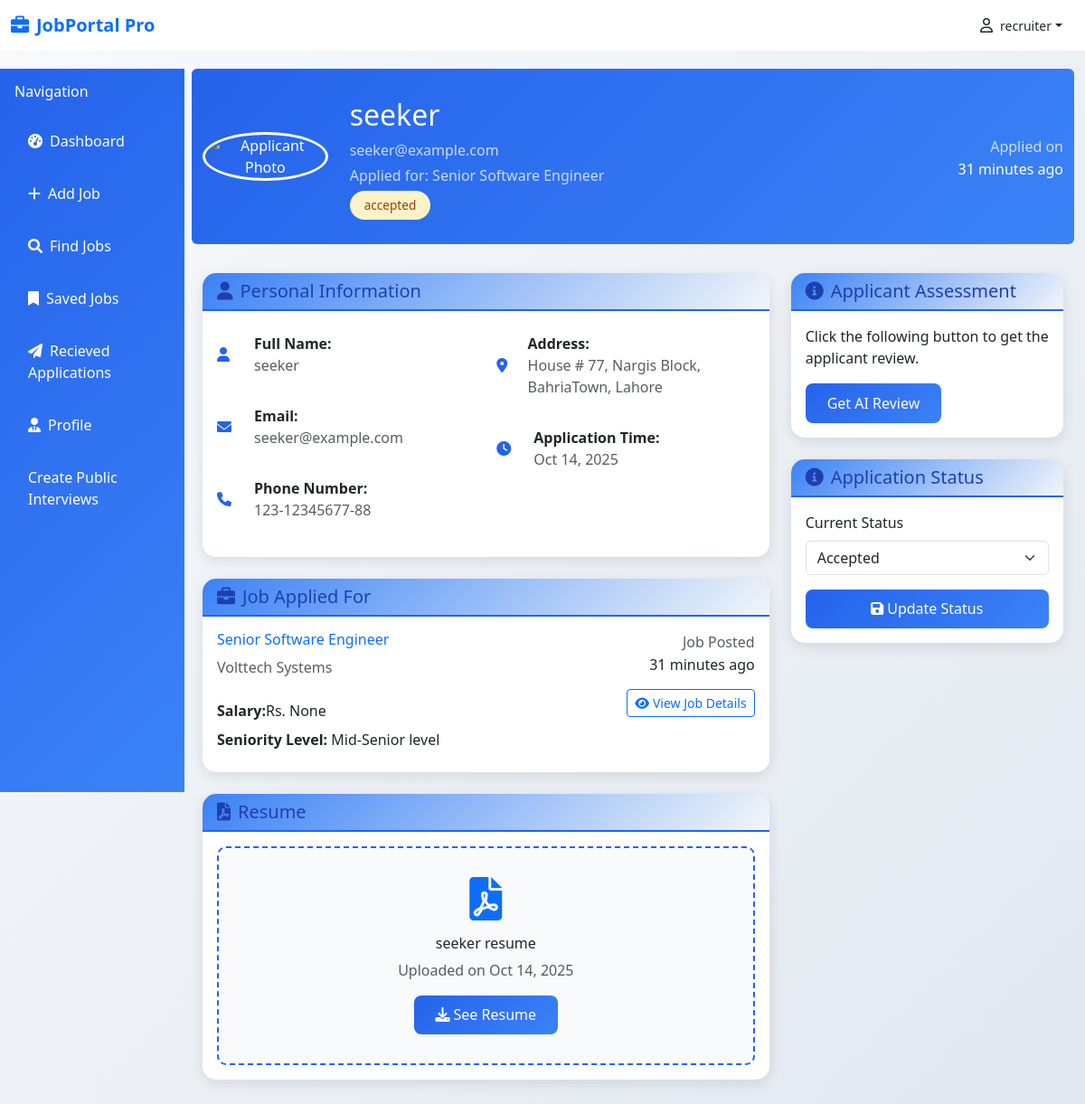
The app's page /applicant-detail/2 (signed in), older data.
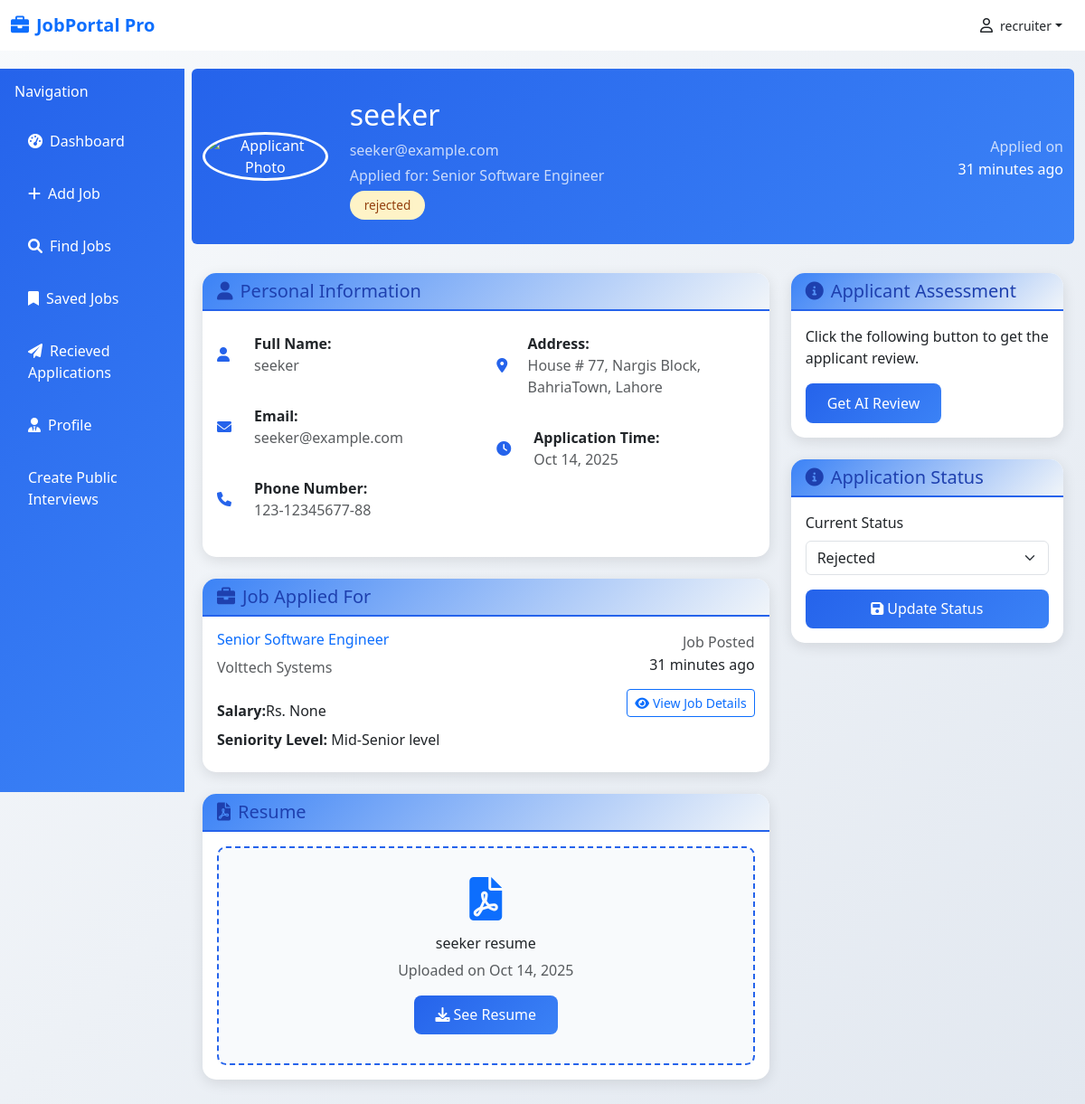
The same page, newer data.
### database/models.py (models this page shows)
class Applicant(Base):
    __tablename__="applicants"
    id = Column(Integer(), primary_key=True)
    number = Column(String(256), nullable=False)
    email = Column(String(256), nullable=True)
    address = Column(String(256), nullable=False)
    applicant = Column(Integer(), ForeignKey('users.id'))
    applied_for = Column(Integer(), ForeignKey('job.id'))
    applied_time = Column(DateTime, default = datetime.utcnow)
    interview_time = Column(DateTime, nullable=True)
    resume = Column(String(256), nullable=False)
    status = Column(String(256), nullable=False, default="pending")
    user = relationship("User", backref=backref("applicants", cascade='all, delete-orphan'))
    job = relationship("Job", backref=backref("applicants", cascade='all, delete-orphan'))

### apps/dashboard/dashboard.py (the view)
@dashboard_router.get("/applicant-detail/{applicant_id}", response_model=List[ApplicantResponse])
async def applicant_detail(
    applicant_id:int,
    request:Request,
    current_user=Depends(get_current_user),
    db:Session=Depends(get_db)
):
    applicant = db.query(Applicant).filter_by(id=applicant_id).first()
    return templates.TemplateResponse("applicantdetail.html", {"request":request, "current_user":current_user, "applicant":applicant})

### templates/applicantdetail.html (shortened to what the changed rows need)
{% extends 'base.html' %}
{% block csslink %}
<link rel="stylesheet" href="{{ url_for('static', path='css/applicantdetail.css') }}">
{% endblock %}
{% block content %}
<div class="col-md-9 col-lg-10">
    <div class="applicant-header rounded">
        <div class="container">
            <div class="row align-items-center">
                <div class="col-md-7">
                    <h2 class="mb-2">{{applicant.user.name}}</h2>
                    <p class="mb-1 opacity-75">{{applicant.user.email}}</p>
                    <p class="mb-2 opacity-75">Applied for: {{applicant.job.title}}</p>
                    <span class="status-badge status-pending"> {{applicant.status}} </span>
                </div>
            </div>
        </div>
    </div>
    <div class="container">
        <div class="row">
            <div class="col-lg-8">
                <div class="card">
                    <div class="card-body">
                        <div class="row">
                            <div class="col-md-6">
                                <div class="info-item">
                                    <div>
                                        <strong>Phone Number:</strong><br>
                                        <span class="text-muted">{{applicant.number}}</span>
                                    </div>
                                </div>
                            </div>
                            <div class="col-md-6">
                                <div class="info-item">
                                    <div>
                                        <strong>Address:</strong><br>
                                        <span class="text-muted">{{applicant.address}}</span>
                                    </div>
                                </div>
                                <div class="info-item">
                                    <div>
                                        <strong>Application Time:</strong><br>
                                        <span class="text-muted">{{applicant.applied_time.strftime("%b %d, %Y")}}</span>
                                    </div>
                                </div>
                            </div>
                        </div>
                    </div>
                </div>
                <div class="card">
                    <div class="card-body">
                        <div class="resume-preview">
                            <i class="fas fa-file-pdf fa-3x text-primary mb-3"></i>
                            <h6 class="mb-2">{{applicant.user.name}} resume</h6>
                            <p class="text-muted mb-3">Uploaded on {{applicant.applied_time.strftime("%b %d, %Y")}} </p>
                            <div class="d-flex justify-content-center gap-2">
                                <a href="{{applicant.resume}}" class="btn btn-primary">
                                </a>
                            </div>
                        </div>
                    </div>
                </div>
            </div>
            <div class="col-lg-4">
                <div class="action-buttons">
                    <div class="card">
                        <form id="status-form"
                                method="post"
                                action="{{ url_for('applicant_status', applicant_id=applicant.id) }}"
                                class="card-body">
                            <div class="mb-3">
                            <label for="status-select" class="form-label">Current Status</label>
                            <select id="status-select" class="form-select" name="status" required>
                                <option value="rejected" {% if applicant.status == 'rejected' %}selected{% endif %}>Rejected</option>
                                <option value="accepted" {% if applicant.status == 'accepted' %}selected{% endif %}>Accepted</option>
                            </select>
                            </div>
                        </form>
                    </div>
                </div>
            </div>
        </div>
    </div>
</div>
{% endblock %}

Row changes from the older to the newer data that the page shows:
changed Applicant "House # 77, Nargis Block, BahriaTown, Lahore": status "accepted" → "rejected"; status "Accepted" → "Rejected"
